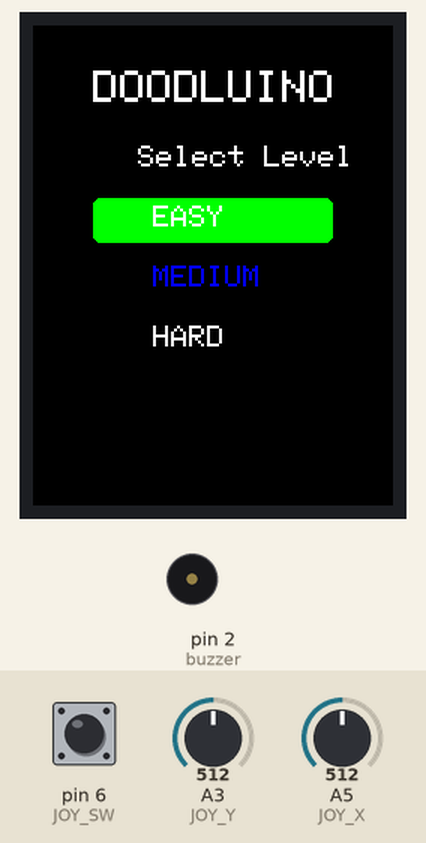
Simulated run of this sketch. Board: Arduino Uno, built with avr-gcc and run on an emulated ATmega328P. On the bench: 240×320 colour display, buzzer (waves = sounding). Inputs (shaded band) come from the test bench; at power-on: pin 6 (JOY_SW) HIGH, A5 (JOY_X) = 512, A3 (JOY_Y) = 512. Random numbers use the default seed unless the sketch sets one.

Above: at 1.0 s.
1.1 s: pin 6 (JOY_SW) pulled LOW for 0.15 s
1.8 s: A5 (JOY_X) set to 584
At 4.6 s:
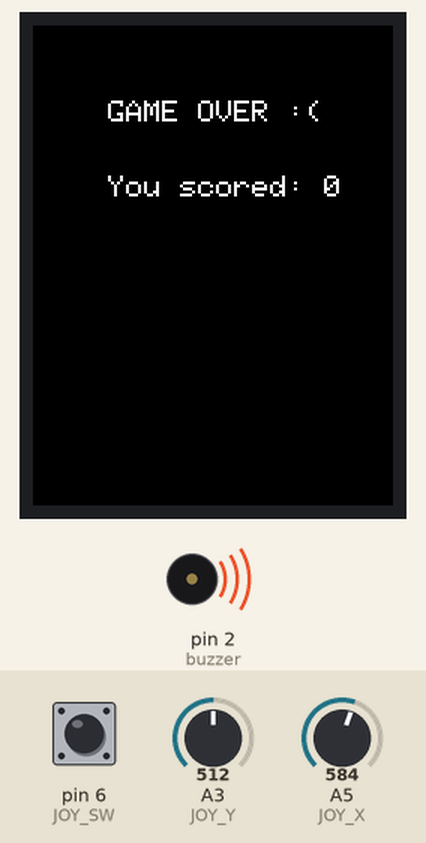
4.8 s: A5 (JOY_X) set to 607
6.3 s: A3 (JOY_Y) set to 306
At 8.7 s:
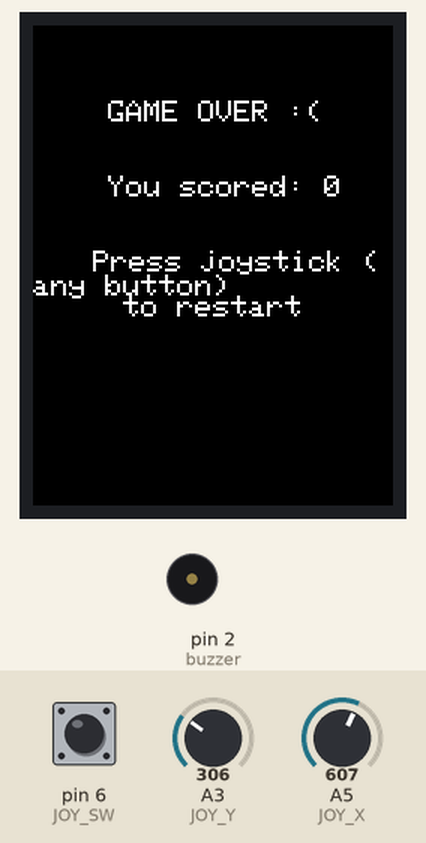
9.3 s: pin 6 (JOY_SW) pulled LOW for 1 s
At 10.44 s:
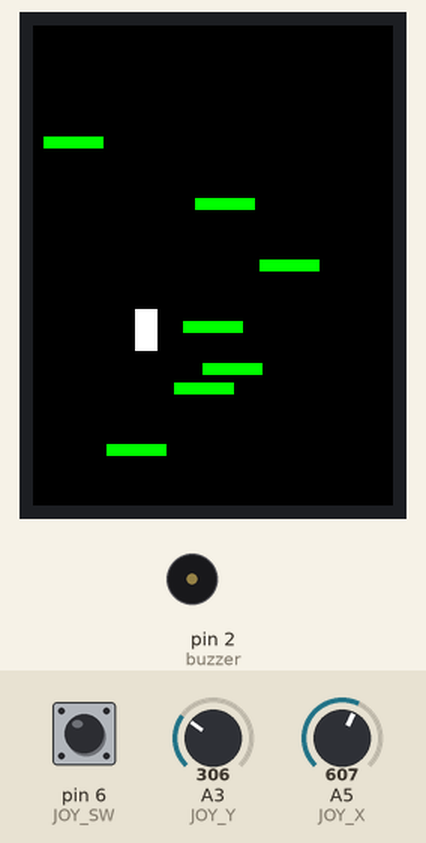
10.9 s: A3 (JOY_Y) set to 511
At 16.9 s:
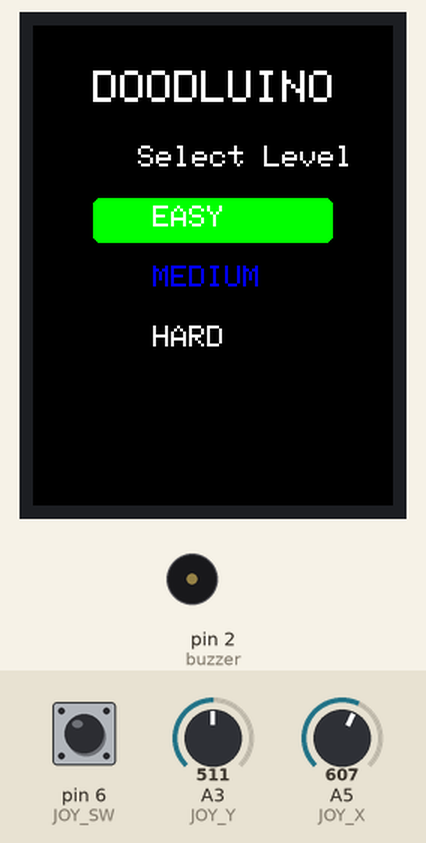
Timing chart, 0 to 17.7 s (numbered marks = the images above; inputs shaded):
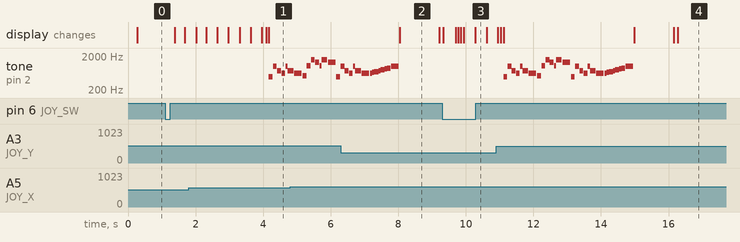

Measured:
- by itself, tone on pin 2 (buzzer): plays 494 Hz for 0.11 s, 988 Hz for 0.11 s, 740 Hz for 0.11 s, 622 Hz for 0.11 s, 988 Hz for 0.06 s, 740 Hz for 0.17 s … (29 notes in this stretch)
- what the display in image 2 shows lasts 1.2 s, from 8.0 s to 9.2 s

The sketch:

v4.ino
```cpp
#include <SPI.h>
#include <Adafruit_GFX.h>
#include <Adafruit_ILI9341.h>

#define TFT_CS 10
#define TFT_DC 9
#define TFT_RST 8
#define JOY_X A5
#define JOY_Y A3
#define JOY_SW 6
#define LEVEL_EASY 0
#define LEVEL_MEDIUM 1
#define LEVEL_HARD 2

#define SCREEN_WIDTH 240
#define SCREEN_HEIGHT 320
#define DOODLER_WIDTH 15
#define DOODLER_HEIGHT 28
#define PLATFORM_WIDTH 40
#define PLATFORM_HEIGHT 8
#define NUM_PLATFORMS 7
#define MAX_SCROLL 5    // Smoother scrolling
#define JUMP_FORCE -12
#define GRAVITY 0.4
#define TOP_OFFSET 30  // Height of score panel - the separate one
#define PLAY_AREA_HEIGHT (SCREEN_HEIGHT - TOP_OFFSET)
#define VISIBLE_PLATFORMS 3
#define BASE_SCROLL 5       // Base scroll speed
#define SCROLL_INCREASE 0.1 // Scroll speed increase per score
#define BASE_GRAVITY 0.4    // Base gravity
#define GRAVITY_INCREASE 0.01 // Gravity increase per score

#define BLACK 0x0000
#define WHITE 0xFFFF
#define GREEN 0x07E0
#define BLUE 0x001F
#define RED 0xF800
#define MAGENTA 0xF81F
#define CYAN 0x07FF
#define YELLOW 0xFFE0

#define NOTE_B0  31
#define NOTE_C1  33
#define NOTE_CS1 35
#define NOTE_D1  37
#define NOTE_DS1 39
#define NOTE_E1  41
#define NOTE_F1  44
#define NOTE_FS1 46
#define NOTE_G1  49
#define NOTE_GS1 52
#define NOTE_A1  55
#define NOTE_AS1 58
#define NOTE_B1  62
#define NOTE_C2  65
#define NOTE_CS2 69
#define NOTE_D2  73
#define NOTE_DS2 78
#define NOTE_E2  82
#define NOTE_F2  87
#define NOTE_FS2 93
#define NOTE_G2  98
#define NOTE_GS2 104
#define NOTE_A2  110
#define NOTE_AS2 117
#define NOTE_B2  123
#define NOTE_C3  131
#define NOTE_CS3 139
#define NOTE_D3  147
#define NOTE_DS3 156
#define NOTE_E3  165
#define NOTE_F3  175
#define NOTE_FS3 185
#define NOTE_G3  196
#define NOTE_GS3 208
#define NOTE_A3  220
#define NOTE_AS3 233
#define NOTE_B3  247
#define NOTE_C4  262
#define NOTE_CS4 277
#define NOTE_D4  294
#define NOTE_DS4 311
#define NOTE_E4  330
#define NOTE_F4  349
#define NOTE_FS4 370
#define NOTE_G4  392
#define NOTE_GS4 415
#define NOTE_A4  440
#define NOTE_AS4 466
#define NOTE_B4  494
#define NOTE_C5  523
#define NOTE_CS5 554
#define NOTE_D5  587
#define NOTE_DS5 622
#define NOTE_E5  659
#define NOTE_F5  698
#define NOTE_FS5 740
#define NOTE_G5  784
#define NOTE_GS5 831
#define NOTE_A5  880
#define NOTE_AS5 932
#define NOTE_B5  988
#define NOTE_C6  1047
#define NOTE_CS6 1109
#define NOTE_D6  1175
#define NOTE_DS6 1245
#define NOTE_E6  1319
#define NOTE_F6  1397
#define NOTE_FS6 1480
#define NOTE_G6  1568
#define NOTE_GS6 1661
#define NOTE_A6  1760
#define NOTE_AS6 1865
#define NOTE_B6  1976
#define NOTE_C7  2093
#define NOTE_CS7 2217
#define NOTE_D7  2349
#define NOTE_DS7 2489
#define NOTE_E7  2637
#define NOTE_F7  2794
#define NOTE_FS7 2960
#define NOTE_G7  3136
#define NOTE_GS7 3322
#define NOTE_A7  3520
#define NOTE_AS7 3729
#define NOTE_B7  3951
#define NOTE_C8  4186
#define NOTE_CS8 4435
#define NOTE_D8  4699
#define NOTE_DS8 4978
#define REST 0

Adafruit_ILI9341 tft(TFT_CS, TFT_DC, TFT_RST);

// Game state with position tracking
struct GameState {
  int doodlerX, doodlerY;
  float doodlerVelocityY;
  int platformX[NUM_PLATFORMS];
  int platformY[NUM_PLATFORMS];
  int platformDirection[NUM_PLATFORMS]; // 1 for moving and 0 for stationary
  int score = 0;
  bool gameOver = true;
  bool platformUsed[NUM_PLATFORMS];
  int prevDoodlerX, prevDoodlerY;
  int prevPlatformX[NUM_PLATFORMS];
  int prevPlatformY[NUM_PLATFORMS];
  int gameLevel = 0;
  int selectedOption = 0;
  bool levelSelected = false;
  int platformX_start;
  int platformY_start;
  bool plat_start_used;
  bool gameStartedByUser = false;
};

GameState state;

// New parameters for moving platforms
const int PLATFORM_MOVE_SPEED = 1;
const int PLATFORM_MOVE_RANGE = 50; // movement range

void setup() {
  Serial.begin(115200);

  pinMode(TFT_RST, OUTPUT);
  pinMode(JOY_SW, INPUT_PULLUP);
  digitalWrite(TFT_RST, LOW);
  delay(10);
  digitalWrite(TFT_RST, HIGH);
  delay(10);

  tft.begin();
  tft.setRotation(0);
  SPI.setClockDivider(SPI_CLOCK_DIV2);
  showStartScreen();
  tft.fillScreen(RED);
  delay(2);
  tft.fillScreen(YELLOW);
  delay(2);
  tft.fillScreen(GREEN);
  delay(2);
  tft.fillScreen(BLACK);
  initGame();
}

void showStartScreen() {
  tft.fillScreen(BLACK);
  tft.setTextColor(WHITE);
  tft.setTextSize(3);
  tft.setCursor(40, 30);
  tft.print("DOODLUINO");

  tft.setTextSize(2);
  tft.setCursor(70, 80);
  tft.print("Select Level");

  state.levelSelected = false; // Reset selection state
  state.selectedOption = 0;
  // Start with EASY selected

  while (!state.levelSelected) {
    drawLevelMenu();
    readMenuInput();
  }
}

void drawLevelMenu() {
  static int lastSelection = -1;

  if (state.selectedOption != lastSelection) {
    tft.setTextSize(2);
    // **Clear the entire menu area**
    tft.fillRect(40, 115, 160, 130, BLACK); // Adjusted to fully cover the menu

    for (int i = 0; i < 3; i++) {
      int yPos = 120 + (i * 40);
      if (i == state.selectedOption) {
        if (i == 0) {
          tft.fillRoundRect(40, yPos - 5, 160, 30, 5, GREEN);
        } else if (i == 1) {
          tft.fillRoundRect(40, yPos - 5, 160, 30, 5, YELLOW);
        } else if (i == 2) {
          tft.fillRoundRect(40, yPos - 5, 160, 30, 5, RED);
        }
      }

      tft.setCursor(80, yPos);
      switch (i) {
      case LEVEL_EASY:
        tft.setTextColor(WHITE);
        tft.print("EASY");
        break;
      case LEVEL_MEDIUM:
        tft.setTextColor(BLUE);
        tft.print("MEDIUM");
        break;
      case LEVEL_HARD:
        tft.setTextColor(WHITE);
        tft.print("HARD");
        break;
      }
    }
    lastSelection = state.selectedOption;
  }
}

void playMusic() {
  int tempo = 120;
  int buzzer = 2;
  int gameIntro[] = {
      NOTE_B4, 16, NOTE_B5, 16, NOTE_FS5, 16, NOTE_DS5, 16, //1
      NOTE_B5, 32, NOTE_FS5, -16, NOTE_DS5, 8, NOTE_C5, 16,
      NOTE_C6, 16, NOTE_G6, 16, NOTE_E6, 16, NOTE_C6, 32, NOTE_G6, -16, NOTE_E6, 8,

      NOTE_B4, 16,  NOTE_B5, 16,  NOTE_FS5, 16,   NOTE_DS5, 16,  NOTE_B5, 32,  //2
      NOTE_FS5, -16, NOTE_DS5, 8,  NOTE_DS5, 32, NOTE_E5, 32,  NOTE_F5, 32,
      NOTE_F5, 32,  NOTE_FS5, 32,  NOTE_G5, 32,  NOTE_G5, 32, NOTE_GS5, 32,  NOTE_A5, 16, NOTE_B5, 8};
  int notes = sizeof(gameIntro) / sizeof(gameIntro[0]) / 2;
  int wholenote = (60000 * 4) / tempo;
  int divider = 0, noteDuration = 0;
  for (int thisNote = 0; thisNote < notes * 2; thisNote = thisNote + 2) {
    // calculates the duration of each note
    divider = gameIntro[thisNote + 1];
    if (divider > 0) {
      // regular note, just proceed
      noteDuration = (wholenote) / divider;
    } else if (divider < 0) {
      // dotted notes are represented with negative durations!!
      noteDuration = (wholenote) / abs(divider);
      noteDuration *= 1.5; // increases the duration in half for dotted notes
    }

    // we only play the note for 90% of the duration, leaving 10% as a pause
    tone(buzzer, gameIntro[thisNote], noteDuration * 0.9);
    // Wait for the specief duration before playing the next note.
    delay(noteDuration);
    // stop the waveform generation before the next note.
    noTone(buzzer);
  }
}

void readMenuInput() {
  static uint32_t lastInputTime = 0;
  if (millis() - lastInputTime < 200)
    return;

  int yValue = analogRead(JOY_Y);
  if (yValue < 400) {
    state.selectedOption = min(state.selectedOption + 1, 2);
    lastInputTime = millis();
  } else if (yValue > 600) {
    state.selectedOption = max(state.selectedOption - 1, 0);
    lastInputTime = millis();
  }

  if (digitalRead(JOY_SW) == LOW) {
    state.gameLevel = state.selectedOption;
    state.levelSelected = true;
    delay(200);
  }
}

void initGame() {
  // Doodler starts at x center, and y center
  state.doodlerX = SCREEN_WIDTH / 2 - DOODLER_WIDTH / 2;
  state.doodlerY = PLAY_AREA_HEIGHT / 2;
  state.doodlerVelocityY = 0;
  state.score = 0;
  state.gameOver = false;
  state.plat_start_used = false;

  // Starting platform details
  state.platformX_start = state.doodlerX; // Align with doodler's x
  state.platformY_start = state.doodlerY + 50; // Positioned below doodler

  state.gameStartedByUser = false;

  // Initialize other platforms
  for (int i = 0; i < NUM_PLATFORMS; i++) {
    state.plat_start_used = true;
    state.platformUsed[i] = false;
    state.platformX[i] = random(SCREEN_WIDTH - PLATFORM_WIDTH);
    state.platformY[i] = PLAY_AREA_HEIGHT - (i * (PLAY_AREA_HEIGHT / NUM_PLATFORMS));
    // Set platform movement based on level
    if (state.gameLevel == LEVEL_EASY) {
      state.platformDirection[i] = 0; // Stationary
    } else {
      state.platformDirection[i] = (random(2) == 0) ? 1 : -1; // 1 = moving right & -1 = moving left
    }

    state.prevPlatformX[i] = state.platformX[i];
    state.prevPlatformY[i] = state.platformY[i];
  }
}

void loop() {
  static uint32_t lastUpdate = 0;
  if (millis() - lastUpdate < 33)
    return;
  lastUpdate = millis();

  if (!state.gameOver) {
    updateGame();
    drawGame();
  } else {
    handleGameOver();
  }
}

void updateGame() {
  // Input handling
  int joy = analogRead(JOY_X);
  state.prevDoodlerX = state.doodlerX;
  state.doodlerX += (joy < 400) ? +5 : (joy > 600) ? -5 : 0;
  if (state.doodlerX < 0)
    state.doodlerX = SCREEN_WIDTH - DOODLER_WIDTH;
  if (state.doodlerX > SCREEN_WIDTH - DOODLER_WIDTH)
    state.doodlerX = 0;
  // Dynamic gravity
  float dynamicGravity = BASE_GRAVITY + (state.score * GRAVITY_INCREASE);

  // Physics
  state.prevDoodlerY = state.doodlerY;
  state.doodlerVelocityY += dynamicGravity;
  state.doodlerY += state.doodlerVelocityY;

  checkCollisions();
  handleScrolling();
  updatePlatforms(); // Move the platforms
  checkGameOver();
}

void updatePlatforms() {
  int moveSpeed = PLATFORM_MOVE_SPEED;

  // Adjust speed based on level and score
  if (state.gameLevel == LEVEL_HARD) {
    moveSpeed += state.score * 0.1;
  }

  for (int i = 0; i < NUM_PLATFORMS; i++) {
    if (state.gameLevel != LEVEL_EASY) {
      state.platformX[i] += moveSpeed * state.platformDirection[i];
      // Boundary check
      if (state.platformX[i] <= 0) {
        state.platformDirection[i] = 1;
        state.platformX[i] = 0;
      } else if (state.platformX[i] >= SCREEN_WIDTH - PLATFORM_WIDTH) {
        state.platformDirection[i] = -1;
        state.platformX[i] = SCREEN_WIDTH - PLATFORM_WIDTH;
      }
    }
  }
}

void checkCollisions() {
  // Check collision with the starting platform
  if (!state.gameStartedByUser && state.doodlerVelocityY >= 0 &&
      state.doodlerX + DOODLER_WIDTH > state.platformX_start &&
      state.doodlerX < state.platformX_start + PLATFORM_WIDTH &&
      state.prevDoodlerY + DOODLER_HEIGHT <= state.platformY_start &&
      state.doodlerY + DOODLER_HEIGHT >= state.platformY_start) {
    state.doodlerVelocityY = JUMP_FORCE;
    state.gameStartedByUser = true; // Game starts on first jump
  }

  // Check collision with other platforms
  for (int i = 0; i < NUM_PLATFORMS; i++) {
    if (state.platformY[i] + TOP_OFFSET >= 0 &&
        state.platformY[i] + TOP_OFFSET < SCREEN_HEIGHT) {
      if (state.doodlerVelocityY > 0 &&
          state.doodlerX + DOODLER_WIDTH > state.platformX[i] &&
          state.doodlerX < state.platformX[i] + PLATFORM_WIDTH &&
          state.prevDoodlerY + DOODLER_HEIGHT <= state.platformY[i] &&
          state.doodlerY + DOODLER_HEIGHT >= state.platformY[i]) {
        float dynamicJump = JUMP_FORCE - (state.score * 0.1);
        state.doodlerVelocityY = dynamicJump;

        if (!state.platformUsed[i]) {
          state.score++;
          state.platformUsed[i] = true;
        }
      }
    }
  }
}

void handleScrolling() {
  float dynamicScroll = BASE_SCROLL + (state.score * SCROLL_INCREASE);
  if (state.doodlerY < SCREEN_HEIGHT / 3) {
    int scroll = min(SCREEN_HEIGHT / 3 - state.doodlerY, dynamicScroll);
    state.doodlerY += scroll;

    // Scroll the starting platform
    state.platformY_start += scroll;

    for (int i = 0; i < NUM_PLATFORMS; i++) {
      state.platformY[i] += scroll;
      if (state.platformY[i] > SCREEN_HEIGHT) {
        state.platformX[i] = random(SCREEN_WIDTH - PLATFORM_WIDTH);
        state.platformY[i] = random(-PLATFORM_HEIGHT, 0);
        state.platformUsed[i] = false;
        state.platformDirection[i] = (random(2) == 0) ? 1 : -1; //new direction
      }
    }
  }
}

void checkGameOver() {
  if (state.doodlerY > SCREEN_HEIGHT)
    state.gameOver = true;
}

void drawGame() {
  static int lastScore = -1;
  if (state.score != lastScore) {
    if (state.score <= 10) {
      tft.fillRect(0, 0, SCREEN_WIDTH, TOP_OFFSET - 10, RED);
    } else if (state.score > 10 && state.score <= 30) {
      tft.fillRect(0, 0, SCREEN_WIDTH, TOP_OFFSET - 10, BLUE);
    } else if (state.score > 30 && state.score < 50) {
      tft.fillRect(0, 0, SCREEN_WIDTH, TOP_OFFSET - 10, CYAN);
    } else if (state.score >= 50 && state.score <= 89) {
      tft.fillRect(0, 0, SCREEN_WIDTH, TOP_OFFSET - 10, GREEN);
    }
    tft.setCursor(5, 5);
    tft.print("Score: ");
    tft.print(state.score);
    lastScore = state.score;
  }

  // Clear previous doodler position
  tft.fillRect(state.prevDoodlerX, state.prevDoodlerY + TOP_OFFSET,
               DOODLER_WIDTH, DOODLER_HEIGHT, BLACK);
  // Draw new doodler position
  tft.fillRect(state.doodlerX, state.doodlerY + TOP_OFFSET,
               DOODLER_WIDTH, DOODLER_HEIGHT, WHITE);

  // Clear previous starting platform position
  tft.fillRect(state.platformX_start, state.platformY_start + TOP_OFFSET - 50 ,
               PLATFORM_WIDTH, PLATFORM_HEIGHT, BLACK);

  // Draw the starting platform
  tft.fillRect(state.platformX_start, state.platformY_start + TOP_OFFSET,
               PLATFORM_WIDTH, PLATFORM_HEIGHT, GREEN);

  // Update platforms
  for (int i = 0; i < NUM_PLATFORMS; i++) {
    if (state.platformY[i] + TOP_OFFSET >= 0 &&
        state.platformY[i] + TOP_OFFSET < SCREEN_HEIGHT) {

      if (state.platformX[i] != state.prevPlatformX[i] ||
          state.platformY[i] != state.prevPlatformY[i]) {
        tft.fillRect(state.prevPlatformX[i], state.prevPlatformY[i] + TOP_OFFSET,
                     PLATFORM_WIDTH, PLATFORM_HEIGHT, BLACK);
      }

      tft.fillRect(state.platformX[i], state.platformY[i] + TOP_OFFSET,
                   PLATFORM_WIDTH, PLATFORM_HEIGHT, GREEN);
      state.prevPlatformX[i] = state.platformX[i];
      state.prevPlatformY[i] = state.platformY[i];
    }
  }
}

void handleGameOver() {
  tft.fillScreen(BLACK);
  tft.setTextSize(2);
  tft.setCursor(50, 50);
  tft.print("GAME OVER :(");
  tft.setCursor(50, 100);
  tft.print("You scored: ");
  tft.print(state.score);
  tft.setCursor(40, 150);
  playMusic();
  tft.print("Press joystick (any button)");
  tft.setCursor(60, 180);
  tft.print("to restart");

  delay(1000);
  while (analogRead(JOY_X) > 400 && analogRead(JOY_X) < 600)
    delay(50);
  setup();
}
```
